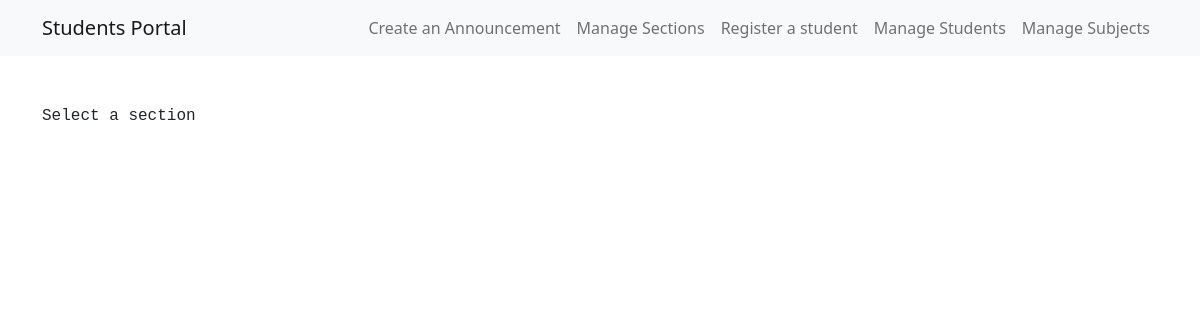
Before: /admin-views/manage-students.php with the older database file.
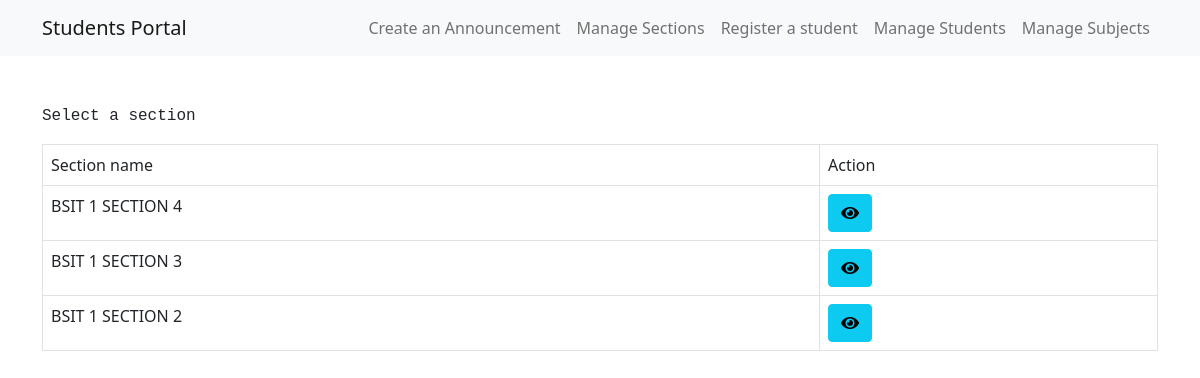
After: the same page with the newer database file.
### tables this page shows
CREATE TABLE `sections` (
  `id` int(11) NOT NULL,
  `section` varchar(255) NOT NULL
);

### functions/admin-logic.php (called while the page is built, shortened)
<?php
function show($table_name){
    $conn = connect();
    $sql = "SELECT  * FROM $table_name ORDER BY id DESC";
    $result = $conn->query($sql);
    if($result->num_rows > 0){
       $rows = array();
       while($row  = $result->fetch_assoc()){
           $rows[] = $row;
       }
       return $rows;
    }else{
        return FALSE;
    }
}
?>

### admin-views/manage-students.php (the view, shortened to what this page needs)
<?php
include '../functions/admin-logic.php';
include 'navbar-admin.php';
?>
<main class="my-5">
    <div class="container">
        <p class="font-monospace">Select a section</p>
        <?php if (!empty(show('sections '))) : ?>
            <table class="table table-bordered">
                <thead>
                    <td>Section name</td>
                    <td>Action</td>
                </thead>
                <tbody>
                    <?php foreach (show('sections') as $section) : ?>
                        <tr>
                            <td><?php echo $section['section'] ?></td>
                            <td> <a href="view-section.php?section=<?php echo $section['section'] ?>" class="btn btn-info"> <i class="fas fa-eye"></i> </a> </td>
                        </tr>
                    <?php endforeach; ?>
                </tbody>
            </table>
        <?php endif; ?>
    </div>
</main>

Changed rows visible on the page:
added sections: section "BSIT 1 SECTION 4"
added sections: section "BSIT 1 SECTION 3"
added sections: section "BSIT 1 SECTION 2"
Other visible differences:
text now shown: "Section name Action"
